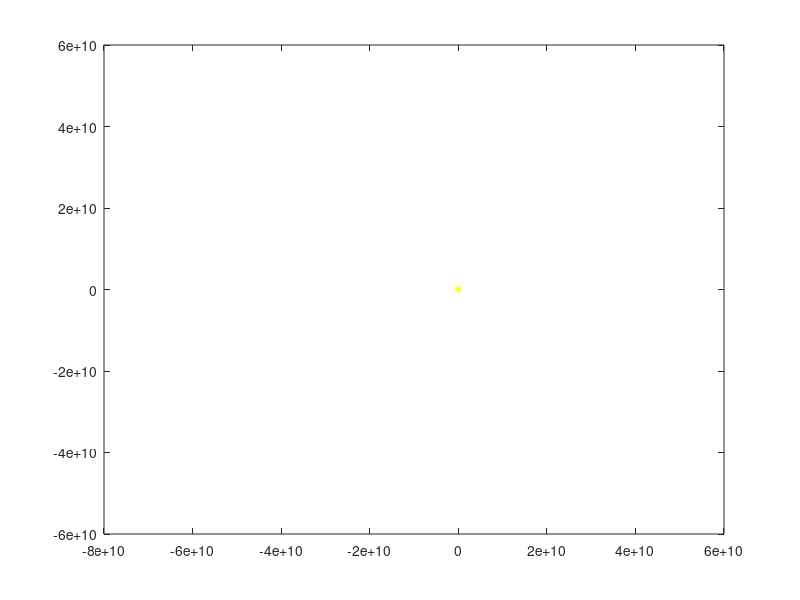

This figure's MATLAB source: (Note: this script raises an error after producing the figure.)
function mercury()

a = 57909050000; %semi-major axis (m)
e = 0.205630; %eccentricity
msun = 1.9885e30; %sun mass (kg)
G = 6.67408e-11;

t = 0:60*60*24:60*60*24*88;

%mean anomaly as function of time (s)
M = @(t) t.*(msun.*G./a.^3)^(1/2);

%eccentric anomaly (Newton-Raphson method)
EA = @(E) E-e.*sin(E)-M(t);
EAprime = @(E) 1-e.*cos(E);
E = NRmethod(EA, EAprime, M(t), 1e-16);

%true anomaly
sintheta = @(E) ((1-e^2)^(1/2).*sin(E))./(1-e.*cos(E));
costheta = @(E) (cos(E)-e)./(1-e.*cos(E));

%cartesian coordinates
r = @(costheta) a*(1-e^2)./(1+e.*costheta);
x = @(r, costheta) r(costheta(E)).*costheta(E);
y = @(r, sintheta) r(costheta(E)).*sintheta(E);

x1 = x(r, costheta);
y1 = y(r, sintheta);

%plot(t, x1, t, y1)
%plot(x1, y1)
%hold on

plot(0, 0, 'y*')
axis([-8e10,6e10,-6e10,6e10])
set(gcf, 'position', [0, 0, 1000, 1000])
set(gca, 'Color', 'k')
hold on
i = animatedline('Color', 'r', 'marker', '.', 'Linewidth', 1);
for k = 1:length(t)
    addpoints(i, x1(k), y1(k));
    drawnow
end

 
end

function E = NRmethod(f, fprime, E0, accuracy)
    E = E0;
    error = -1*(f(E)./fprime(E));
    while abs(error) > accuracy
        error = -1*(f(E)./fprime(E));
        E = E+error;
    end
end